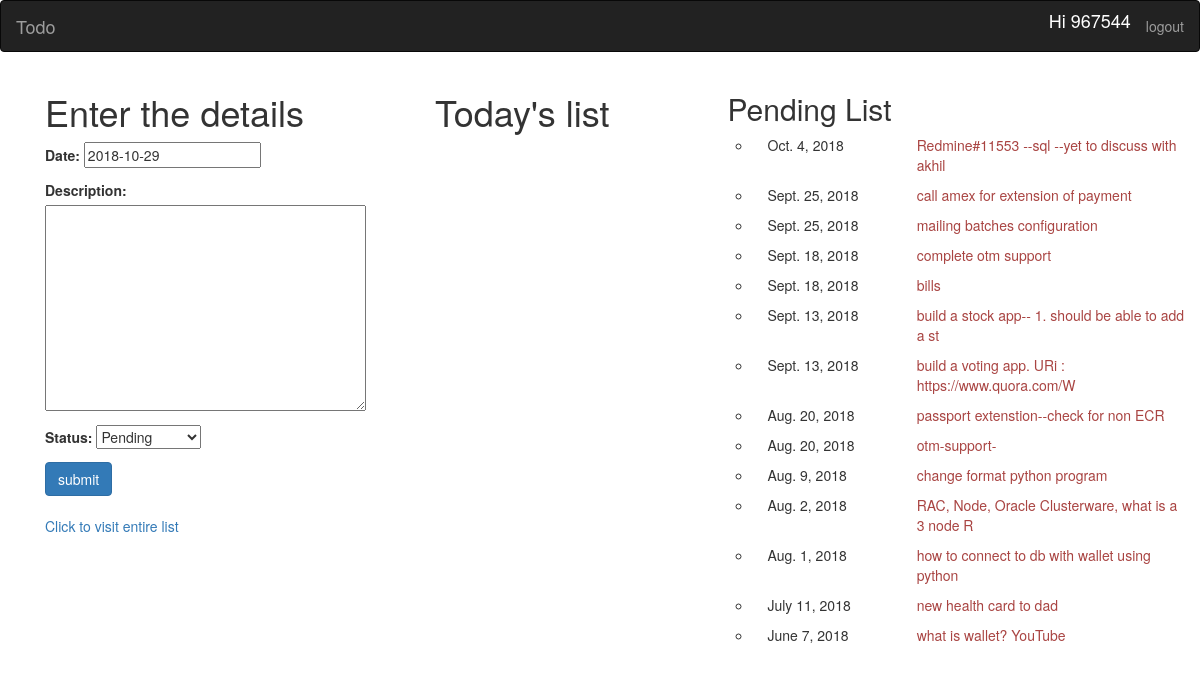
The app's page /todo/register/ (signed in), older data.
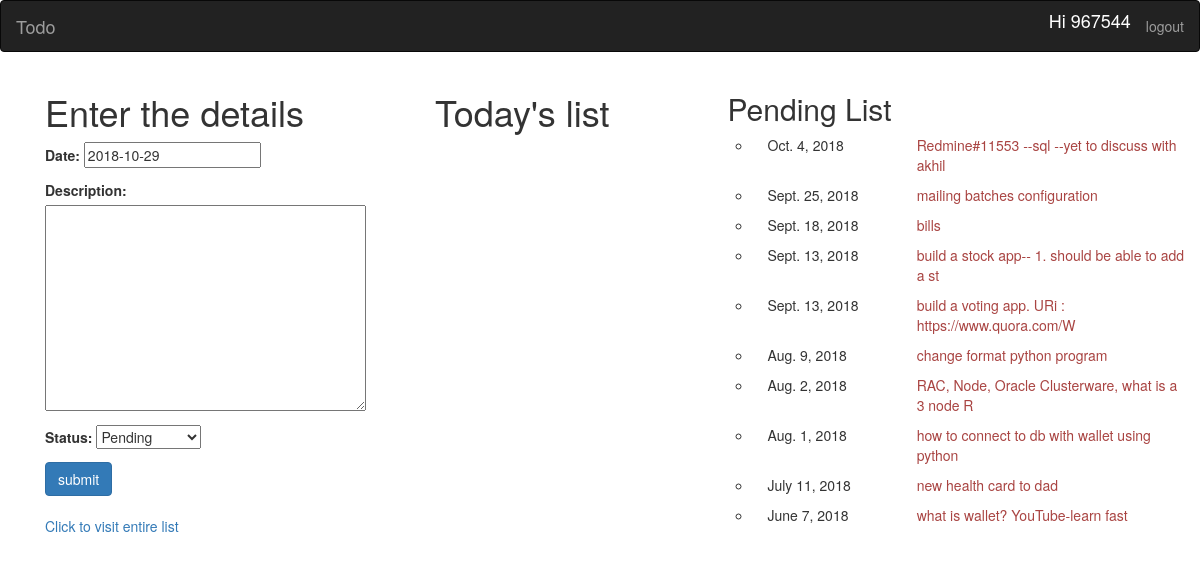
The same page, newer data.
### Todoapp/models.py (models this page shows, shortened)
class Todomodel(models.Model):
	CHOICES_STATUS = (('1', 'Pending',), ('2', 'Done',),('3','Not Required'),('4','Delete'))
	date = models.DateField(default = date.today()) #date.today()
	description = models.TextField(max_length = 500,blank=False)
	status = models.CharField(choices=CHOICES_STATUS,max_length=10,default='Pending')
	employee_num = models.ForeignKey(User,on_delete=models.CASCADE)

### Todoapp/views.py (the view, shortened to what this page needs)
# urls.py: url(r'register/',views.register,name='register'),
def register(request):
	todoform = Todoform() #just for displaying empty form
	list = Todomodel.objects.filter(date=datetime.date.today(),employee_num = request.user)
	pending_list = Todomodel.objects.filter(status='1',employee_num = request.user).order_by('-date')
	return render (request,'Todoapp/register.html',{'todoform':todoform,'list':list,'pending_list':pending_list})

### Todoapp/forms.py
class Todoform(forms.ModelForm):
	class Meta:
		model = Todomodel
		fields = ['date','description','status']

### Todoapp/templates/Todoapp/register.html (shortened to what this page needs)
{%extends 'base.html'%}
{%block body%}
	<div class="container">
		<div class="row">
		    <div class="col-sm-4">
			<h1>Enter the details</h1>
				<form method = "POST">
					{{todoform.as_p}}
				    <button class="btn btn-primary" type = 'submit'>submit</button>
				</form><br/>
				<a href="{% url 'todoapp:list' %}">Click to visit entire list</a>
			</div>
		    <div class="col-sm-3">
			<h1>Today's list</h1>
			</div>
			<div class="col-sm-5">
			<h2>Pending List</h2>
			{%for item in pending_list%}
				<ul>
					<div class ='row'>
					<li type = 'circle'>
					<div class ='col-sm-4'>
					{{item.date}}
					</div>
					<div class = 'col-sm-8'><span class="pull-left">
					<a class = "text-danger" href="{%url 'todoapp:edit' item.pk%}">{{item.description|slice:":50" }}</a> <br>
					</div>
					</li>
					</div>
				</ul>
			{%endfor%}
			</div>
		</div>
	</div>
{% endblock %}

### templates/base.html (shortened to what this page needs)
<!DOCTYPE html>
<HTML>
<head>
	<link rel="stylesheet" href="https://maxcdn.bootstrapcdn.com/bootstrap/3.3.7/css/bootstrap.min.css">
</head>
<body>
<nav class="navbar navbar-inverse" >
  <div class="container-fluid">
    <div class="navbar-header">
      <a class="navbar-brand" href="{% url 'accounts:home' %}">Todo</a>
    </div>
    <ul class="nav navbar-nav navbar-right">
    	{% if user.is_authenticated %}
    	<li><h4><font color='white'><center>Hi {{ user.username }}</center></font></h4></li>
    	<li><a href='#' onclick="document.getElementById('logoutform').submit()">logout</a></li>
    	{% else %}
    	<li><a href="{% url 'accounts:login' %}">Login</a></li>
    	<li><a href="{% url 'accounts:signup' %}">Signup</a></li>
    	{% endif %}
    </ul>
  </div>
</nav>
<div class="container">
{%block body%}
{% endblock %}
</div>
</body>
</html>

Row changes from the older to the newer data that the page shows:
removed Todomodel: date "Sept. 25, 2018", description "call amex for extension of payment"
removed Todomodel: date "Sept. 18, 2018", description "complete otm support"
removed Todomodel: date "Aug. 20, 2018", description "passport extenstion--check for non ECR"
no longer on this page (row edited): Todomodel: date "Aug. 20, 2018", description "otm-support-"
changed Todomodel: description "what is wallet? YouTube" → "what is wallet? YouTube-learn fast"
